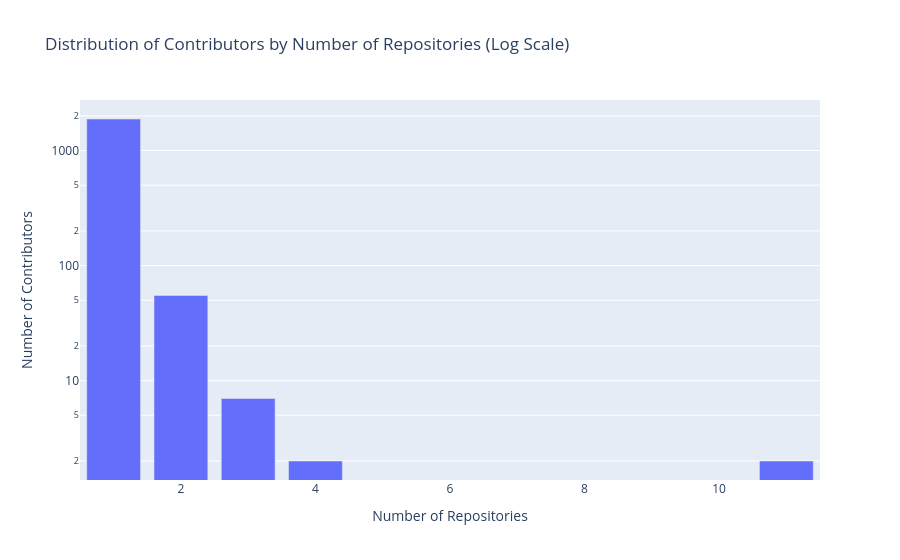
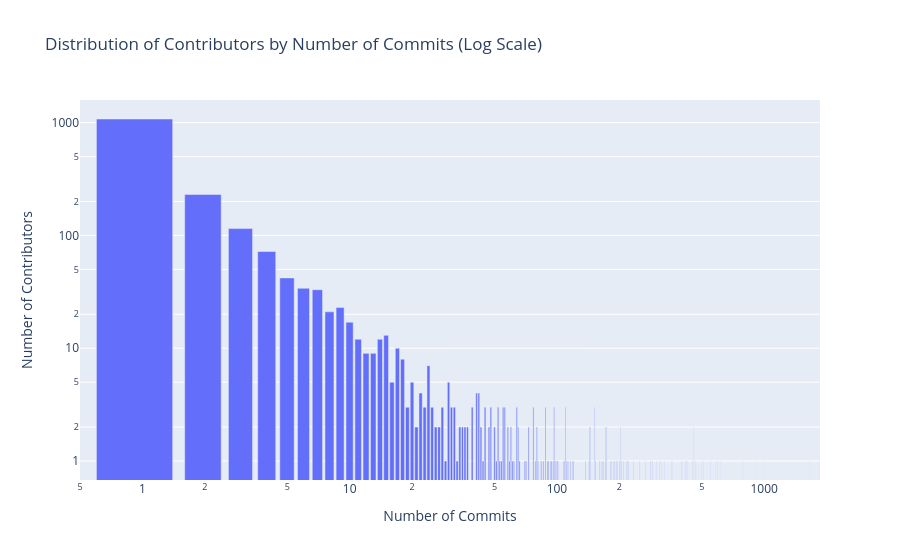

Notebook code cell kept with these figures, in order:
### Code cell
# import plotly.express as px

# # Load the JSON file
# commits_file = "data/commits.json"
# df = pd.read_json(commits_file, lines=True)

# # Group by contributor_id to find the number of unique repositories and total commits
# contrib_repos = (
#     df.groupby("contributor_id")["repository"]
#     .nunique()
#     .reset_index(name="num_repositories")
# )
# contrib_commits = (
#     df.groupby("contributor_id")["repository"].count().reset_index(name="num_commits")
# )

# # Merge the two DataFrames to get a summary for each contributor
# contrib_summary = pd.merge(contrib_repos, contrib_commits, on="contributor_id")

# # Aggregate the data by the number of repositories and number of commits
# repos_distribution = contrib_summary["num_repositories"].value_counts().reset_index()
# repos_distribution.columns = ["num_repositories", "count"]

# commits_distribution = contrib_summary["num_commits"].value_counts().reset_index()
# commits_distribution.columns = ["num_commits", "count"]

# # Create a bar chart for the number of repositories with log scale
# fig_repos = px.bar(
#     repos_distribution,
#     x="num_repositories",
#     y="count",
#     title="Distribution of Contributors by Number of Repositories (Log Scale)",
#     labels={
#         "num_repositories": "Number of Repositories",
#         "count": "Number of Contributors",
#     },
#     log_y=True,
# )

# # Create a bar chart for the number of commits with log scale
# fig_commits = px.bar(
#     commits_distribution,
#     x="num_commits",
#     y="count",
#     title="Distribution of Contributors by Number of Commits (Log Scale)",
#     labels={"num_commits": "Number of Commits", "count": "Number of Contributors"},
#     log_x=True,
#     log_y=True,
# )

# fig_repos.show()
# fig_commits.show()

# import ineqpy

# # Calculate the Gini coefficient for the number of repositories
# gini_repos = ineqpy.inequality.gini(repos_distribution["count"].values)
# print(
#     f"The Gini coefficient for the number of repositories across different contributors is {gini_repos}."
# )

# # Calculate the Gini coefficient for the number of commits
# gini_commits = ineqpy.inequality.gini(commits_distribution["count"].values)
# print(
#     f"The Gini coefficient for the number of commits across different contributors is {gini_commits}."
# )

### Figure 1 — Plotly figure (JSON) as saved in the notebook; plotly's stock layout.template omitted (floating-point values rounded to 4 significant figures)
{"data": [{"alignmentgroup": "True", "hovertemplate": "Number of Repositories=%{x}<br>Number of Contributors=%{y}<extra></extra>", "legendgroup": "", "marker": {"color": "#636efa", "pattern": {"shape": ""}}, "name": "", "offsetgroup": "", "orientation": "v", "showlegend": false, "textposition": "auto", "type": "bar", "x": [1, 2, 3, 4, 11], "xaxis": "x", "y": [1881, 55, 7, 2, 2], "yaxis": "y"}], "layout": {"barmode": "relative", "legend": {"tracegroupgap": 0}, "title": {"text": "Distribution of Contributors by Number of Repositories (Log Scale)"}, "xaxis": {"anchor": "y", "domain": [0, 1], "title": {"text": "Number of Repositories"}}, "yaxis": {"anchor": "x", "domain": [0, 1], "title": {"text": "Number of Contributors"}, "type": "log"}}}

### Figure 2 — Plotly figure (JSON) as saved in the notebook; plotly's stock layout.template omitted (floating-point values rounded to 4 significant figures; data arrays with more than 128 entries replaced by an {"elided": "..."} marker saying what was removed)
{"data": [{"alignmentgroup": "True", "hovertemplate": "Number of Commits=%{x}<br>Number of Contributors=%{y}<extra></extra>", "legendgroup": "", "marker": {"color": "#636efa", "pattern": {"shape": ""}}, "name": "", "offsetgroup": "", "orientation": "v", "showlegend": false, "textposition": "auto", "type": "bar", "x": {"elided": "142 int values"}, "xaxis": "x", "y": {"elided": "142 int values"}, "yaxis": "y"}], "layout": {"barmode": "relative", "legend": {"tracegroupgap": 0}, "title": {"text": "Distribution of Contributors by Number of Commits (Log Scale)"}, "xaxis": {"anchor": "y", "domain": [0, 1], "title": {"text": "Number of Commits"}, "type": "log"}, "yaxis": {"anchor": "x", "domain": [0, 1], "title": {"text": "Number of Contributors"}, "type": "log"}}}
